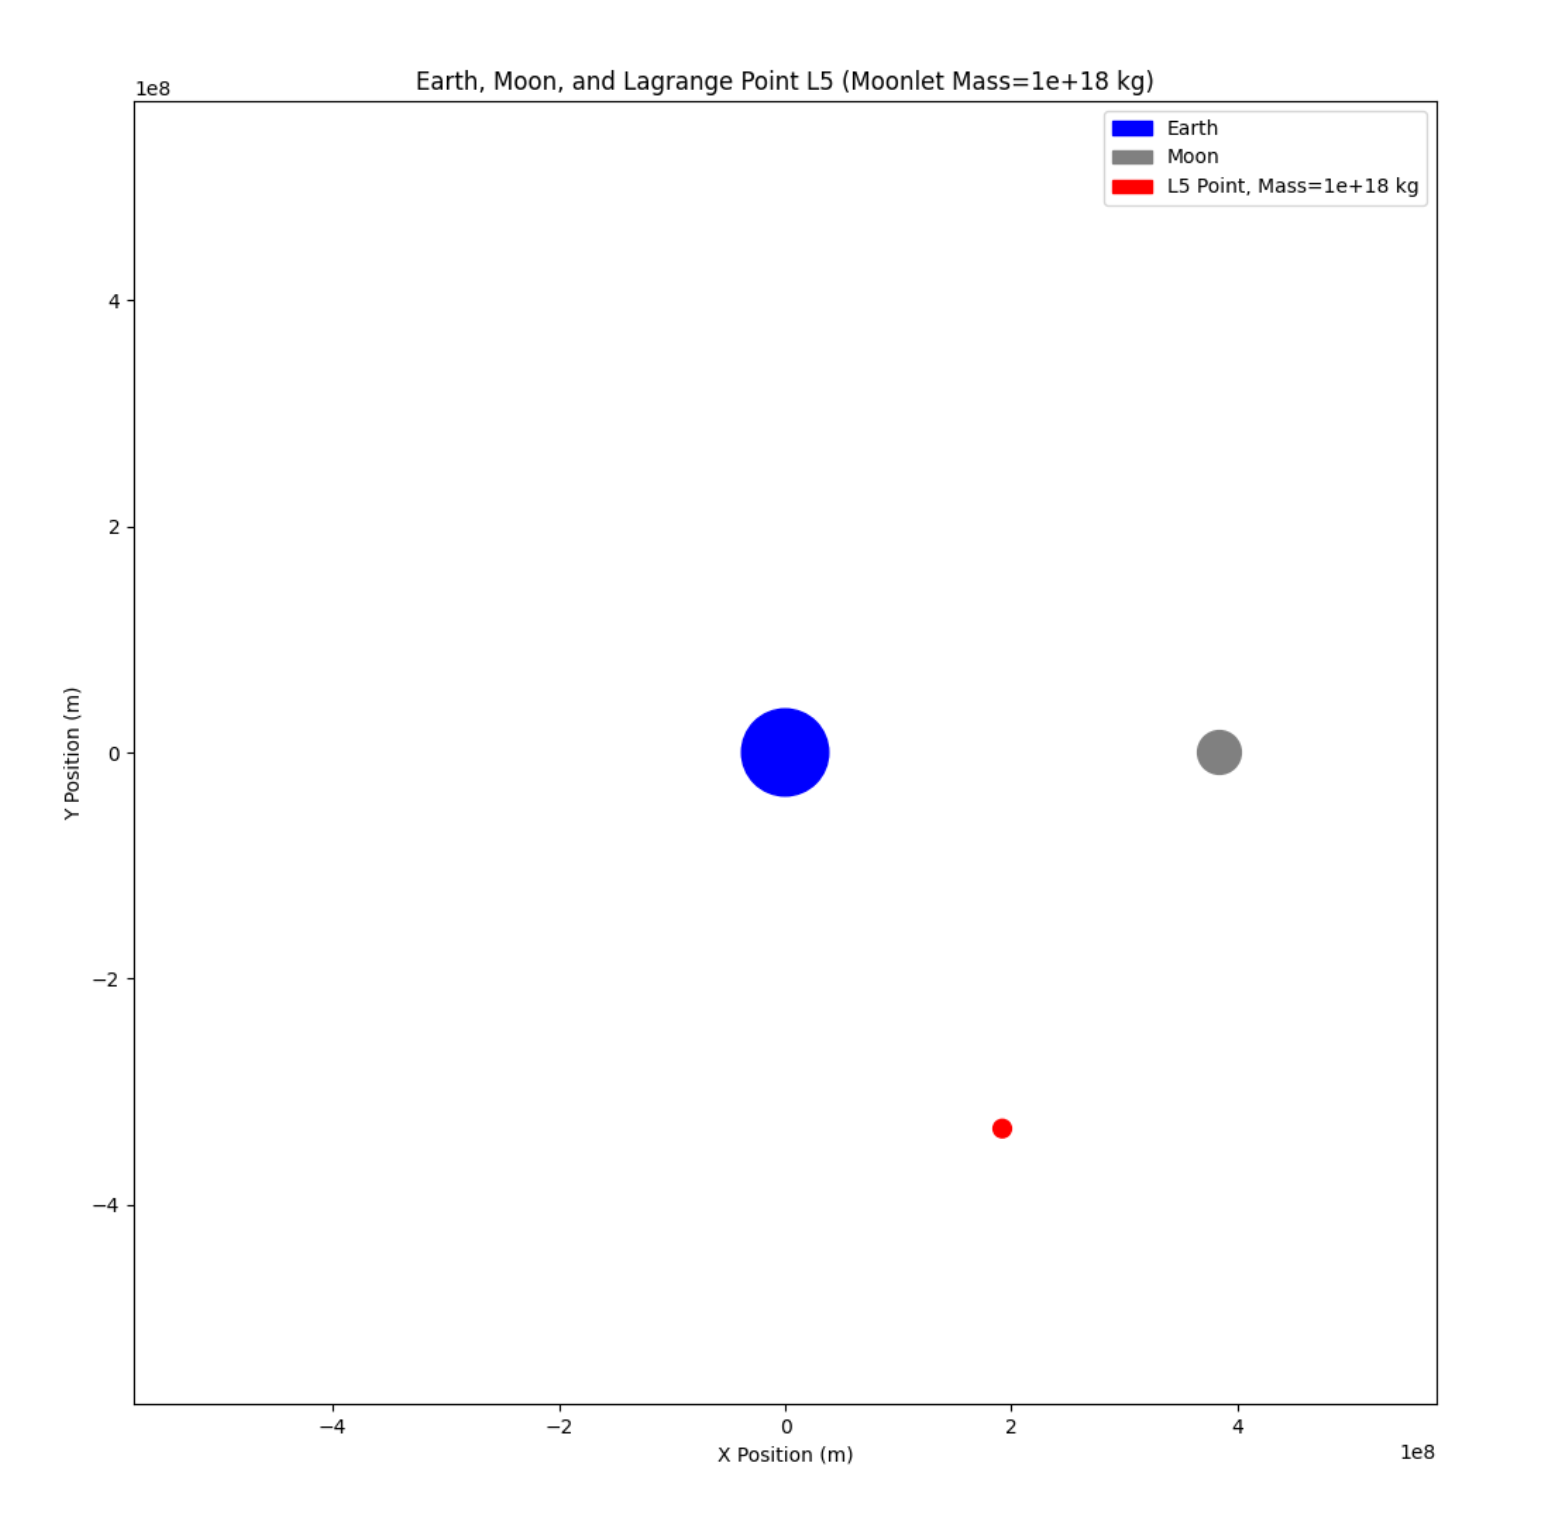

Generate this figure with Python:
import numpy as np
import matplotlib.pyplot as plt

# Constants
G = 6.67e-11  # Gravitational constant in N * m^2 / kg^2
M_earth = 5.97e24  # Mass of Earth in kg
M_moon = 7.35e22  # Mass of Moon in kg
R_earth_moon = 3.84e8  # Distance between Earth and Moon in meters

# Function to calculate Lagrange point L5 location
def lagrange_point_l5_location():
    x_l5 = 0.5 * R_earth_moon
    y_l5 = -np.sqrt(3) / 2 * R_earth_moon
    return x_l5, y_l5

# Function to calculate orbital parameters at Lagrange point L5
def calculate_orbital_parameters_l5(moonlet_mass, distance_earth_moon):
    x_l5, y_l5 = lagrange_point_l5_location()

    # Use x_l5 and y_l5 as the coordinates of Lagrange point L5
    r_l5 = np.sqrt(x_l5**2 + y_l5**2)

    # Centripetal acceleration formula: ac = w^2 * r
    omega = np.sqrt(G * (M_moon + moonlet_mass) / r_l5**3)  # Angular velocity
    orbital_period = 2 * np.pi / omega  # Orbital period
    orbital_speed = omega * r_l5  # Orbital speed

    return omega, orbital_period, orbital_speed, x_l5, y_l5

# Example moonlet mass
moonlet_mass = 1e18

# Plotting
fig, ax = plt.subplots(figsize=(12, 12))  # Adjust the figure size

# Plot the Earth
earth_circle = plt.Circle((0, 0), 0.1 * R_earth_moon, color='blue', label='Earth')
ax.add_patch(earth_circle)

# Plot the Moon
moon_circle = plt.Circle((R_earth_moon, 0), 0.05 * R_earth_moon, color='gray', label='Moon')
ax.add_patch(moon_circle)

# Calculate orbital parameters at Lagrange point L5
angular_velocity, period, speed, x_l5, y_l5 = calculate_orbital_parameters_l5(moonlet_mass, R_earth_moon)

# Plot Lagrange Point L5 with a larger size
l5_point_size = 8e6
l5_point = plt.Circle((x_l5, y_l5), l5_point_size, color='red', label=f'L5 Point, Mass={moonlet_mass} kg')
ax.add_patch(l5_point)

# Set labels and legend
ax.set_xlim(-1.5 * R_earth_moon, 1.5 * R_earth_moon)  # Adjust the x-axis limits
ax.set_ylim(-1.5 * R_earth_moon, 1.5 * R_earth_moon)
ax.set_xlabel('X Position (m)')
ax.set_ylabel('Y Position (m)')
ax.set_aspect('equal', 'box')
plt.title(f"Earth, Moon, and Lagrange Point L5 (Moonlet Mass={moonlet_mass} kg)")
plt.legend()
plt.show()
